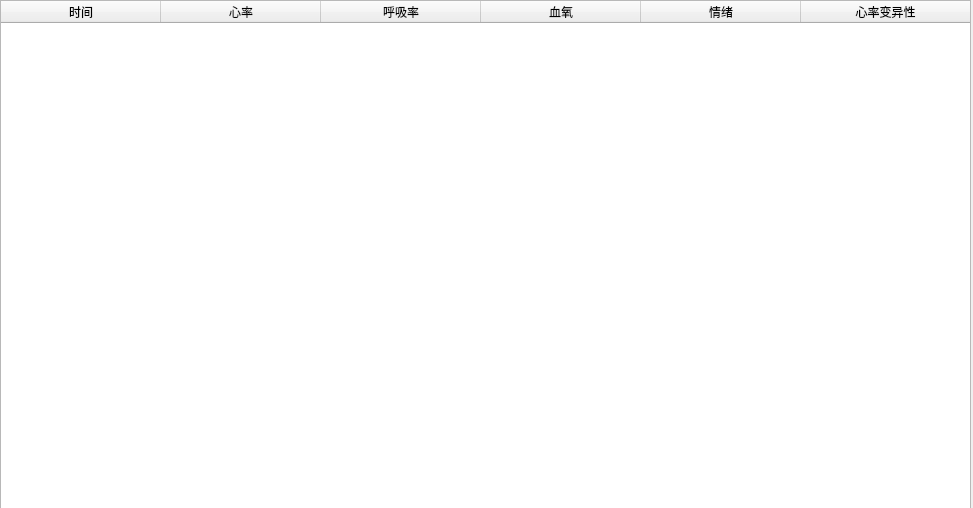
<?xml version="1.0" encoding="UTF-8"?>
<ui version="4.0">
 <class>History</class>
 <widget class="QWidget" name="History">
  <property name="geometry">
   <rect>
    <x>0</x>
    <y>0</y>
    <width>973</width>
    <height>508</height>
   </rect>
  </property>
  <property name="sizePolicy">
   <sizepolicy hsizetype="Fixed" vsizetype="Fixed">
    <horstretch>0</horstretch>
    <verstretch>0</verstretch>
   </sizepolicy>
  </property>
  <property name="windowTitle">
   <string>Form</string>
  </property>
  <widget class="QTableWidget" name="tableWidget">
   <property name="geometry">
    <rect>
     <x>0</x>
     <y>0</y>
     <width>971</width>
     <height>511</height>
    </rect>
   </property>
   <property name="sizePolicy">
    <sizepolicy hsizetype="Fixed" vsizetype="Fixed">
     <horstretch>0</horstretch>
     <verstretch>0</verstretch>
    </sizepolicy>
   </property>
   <property name="styleSheet">
    <string notr="true"/>
   </property>
   <attribute name="horizontalHeaderMinimumSectionSize">
    <number>31</number>
   </attribute>
   <attribute name="horizontalHeaderDefaultSectionSize">
    <number>160</number>
   </attribute>
   <attribute name="horizontalHeaderStretchLastSection">
    <bool>true</bool>
   </attribute>
   <column>
    <property name="text">
     <string>时间</string>
    </property>
    <property name="font">
     <font>
      <underline>false</underline>
     </font>
    </property>
   </column>
   <column>
    <property name="text">
     <string>心率</string>
    </property>
   </column>
   <column>
    <property name="text">
     <string>呼吸率</string>
    </property>
   </column>
   <column>
    <property name="text">
     <string>血氧</string>
    </property>
   </column>
   <column>
    <property name="text">
     <string>情绪</string>
    </property>
   </column>
   <column>
    <property name="text">
     <string>心率变异性</string>
    </property>
   </column>
  </widget>
 </widget>
 <resources/>
 <connections/>
</ui>
